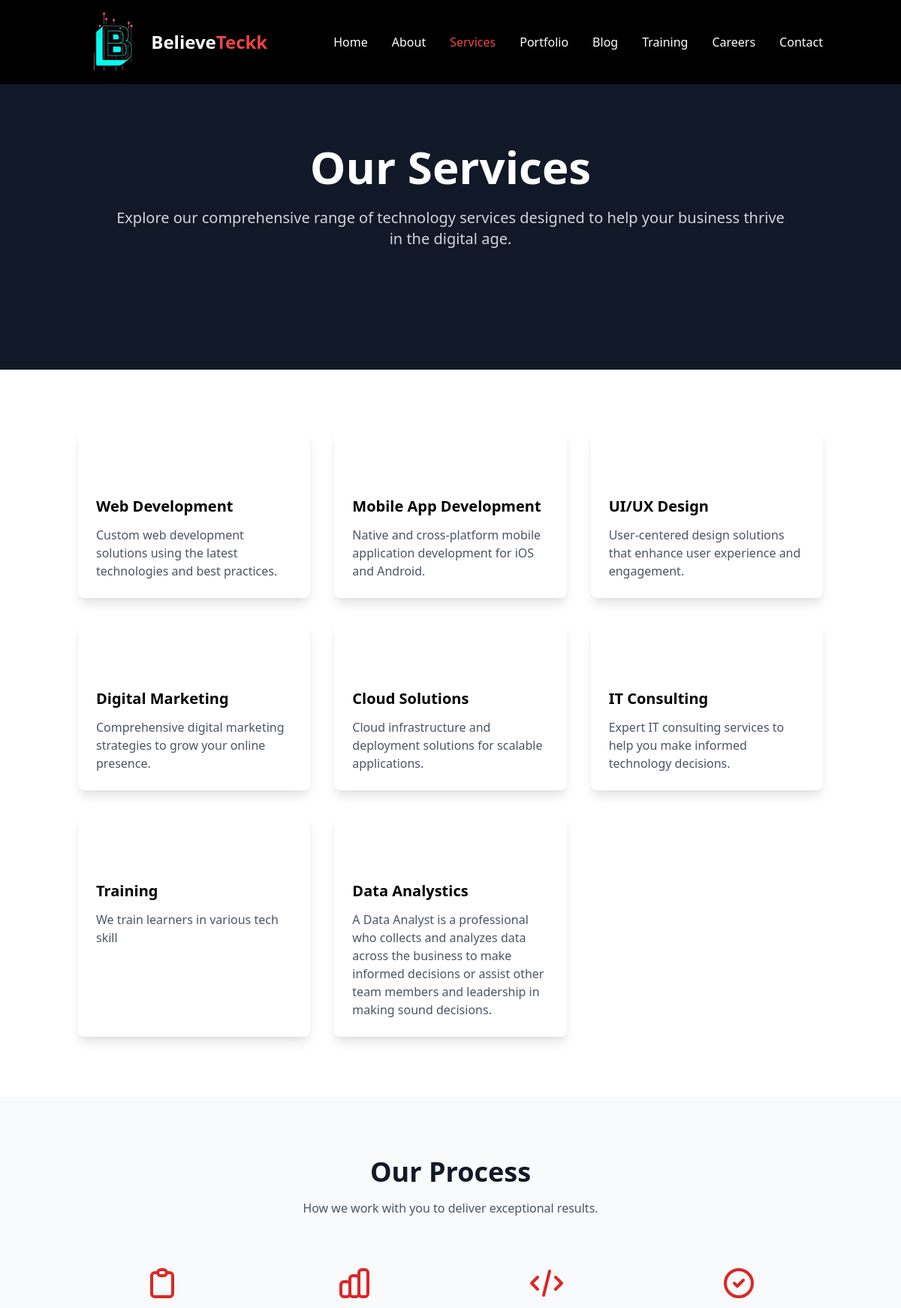
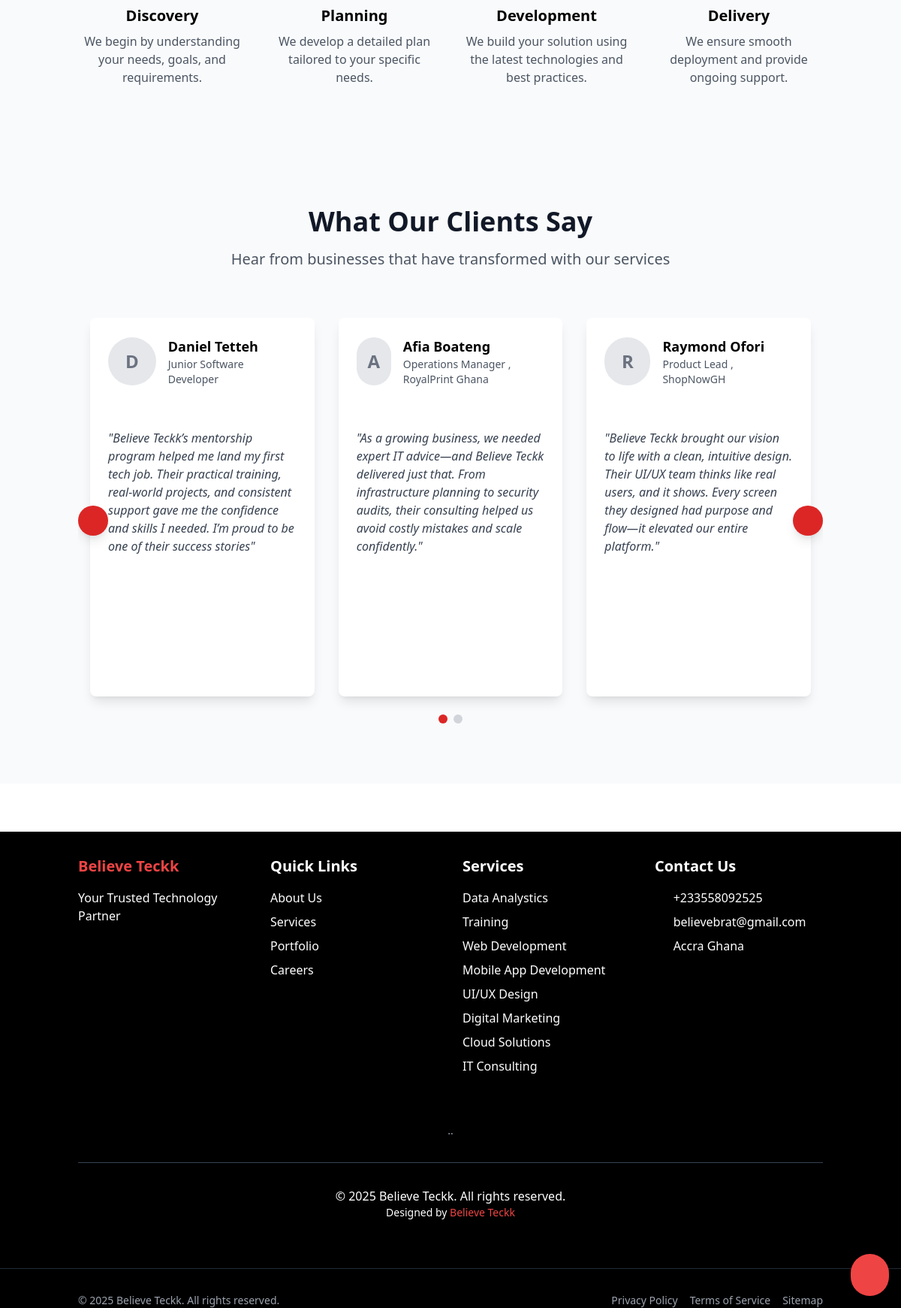
/services.php, run on the app's committed database (2 pictures, top to bottom).
### tables this page shows
CREATE TABLE `page_contents` (
  `id` int(11) NOT NULL,
  `page_slug` varchar(100) NOT NULL,
  `title` varchar(255) NOT NULL,
  `content` text DEFAULT NULL,
  `mission` text DEFAULT NULL,
  `vision` text DEFAULT NULL,
  `values` text DEFAULT NULL,
  `founder_name` varchar(100) DEFAULT NULL,
  `founder_position` varchar(100) DEFAULT NULL,
  `founder_image` varchar(255) DEFAULT NULL,
  `founder_content` text DEFAULT NULL,
  `meta_description` text DEFAULT NULL,
  `meta_keywords` text DEFAULT NULL,
  `is_active` tinyint(1) DEFAULT 1,
  `created_at` timestamp NOT NULL DEFAULT current_timestamp(),
  `updated_at` timestamp NOT NULL DEFAULT current_timestamp() ON UPDATE current_timestamp()
);

CREATE TABLE `services` (
  `id` int(11) NOT NULL,
  `title` varchar(255) NOT NULL,
  `slug` varchar(255) NOT NULL,
  `description` text DEFAULT NULL,
  `icon` varchar(50) DEFAULT NULL,
  `is_active` tinyint(1) DEFAULT 1,
  `created_at` timestamp NOT NULL DEFAULT current_timestamp(),
  `updated_at` timestamp NOT NULL DEFAULT current_timestamp() ON UPDATE current_timestamp()
);

CREATE TABLE `testimonials` (
  `id` int(11) NOT NULL,
  `client_name` varchar(100) NOT NULL,
  `client_position` varchar(100) DEFAULT NULL,
  `company_name` varchar(100) DEFAULT NULL,
  `testimonial` text NOT NULL,
  `rating` int(11) DEFAULT NULL CHECK (`rating` >= 1 and `rating` <= 5),
  `image_url` varchar(255) DEFAULT NULL,
  `status` enum('pending','approved','rejected') DEFAULT 'pending',
  `created_at` timestamp NOT NULL DEFAULT current_timestamp(),
  `updated_at` timestamp NOT NULL DEFAULT current_timestamp() ON UPDATE current_timestamp()
);

### services.php (the view, shortened to what the rows shown need)
<?php
require_once 'includes/header.php';
$db = getDBConnection();
$stmt = $db->prepare("SELECT * FROM page_contents WHERE page_slug = 'services' AND is_active = 1");
$stmt->execute();
$page = $stmt->fetch(PDO::FETCH_ASSOC);
$services = $db->query("SELECT * FROM services WHERE is_active = 1 ORDER BY id")->fetchAll(PDO::FETCH_ASSOC);
?>
<section class="relative bg-gray-900 text-white py-32">
    <div class="container mx-auto px-4 relative">
        <div class="max-w-4xl mx-auto text-center">
            <h1 class="text-5xl md:text-6xl font-bold mb-6"><?php echo htmlspecialchars($page['title'] ?? 'Our Services'); ?></h1>
            <p class="text-xl text-gray-300 mb-8"><?php echo nl2br(htmlspecialchars($page['content'] ?? 'Explore our comprehensive range of technology services designed to help your business thrive in the digital age.')); ?></p>
        </div>
    </div>
</section>
<section class="py-20 bg-white">
    <div class="container mx-auto px-4">
        <div class="grid grid-cols-1 md:grid-cols-2 lg:grid-cols-3 gap-8">
            <?php foreach ($services as $service): ?>
            <div class="bg-white rounded-lg shadow-lg p-6 hover:shadow-xl transition duration-300">
                <div class="text-red-600 mb-4">
                    <i class="<?php echo htmlspecialchars($service['icon']); ?> fa-3x"></i>
                </div>
                <h3 class="text-xl font-semibold mb-3"><?php echo htmlspecialchars($service['title']); ?></h3>
                <p class="text-gray-600"><?php echo nl2br(htmlspecialchars($service['description'])); ?></p>
            </div>
            <?php endforeach; ?>
        </div>
    </div>
</section>
<section class="py-20 bg-gray-50">
    <div class="container mx-auto px-4">
        <div class="text-center mb-16">
            <h2 class="text-3xl md:text-4xl font-bold text-gray-900 mb-4">Our Process</h2>
        </div>
    </div>
</section>
<section class="py-20 bg-gray-50">
    <div class="container mx-auto px-4">
        <div class="text-center mb-16 animate__animated animate__slideInDown">
            <h2 class="text-4xl font-bold text-gray-900 mb-4">What Our Clients Say</h2>
        </div>
        <div class="testimonial-slider relative overflow-hidden">
            <div class="testimonial-track flex transition-transform duration-500 ease-in-out">
                <?php
                try {
                    $testimonialsStmt = $db->query("SELECT * FROM testimonials WHERE status = 'approved' ORDER BY created_at DESC LIMIT 9");
                    if ($testimonialsStmt !== false) {
                        $testimonials = $testimonialsStmt->fetchAll(PDO::FETCH_ASSOC);
                        foreach ($testimonials as $testimonial): ?>
                            <div class="testimonial-slide flex-shrink-0 w-full md:w-1/2 lg:w-1/3 px-4">
                                <div class="bg-white rounded-lg shadow-lg p-4 sm:p-6 h-full hover:shadow-xl transition duration-300">
                                    <div class="flex flex-col sm:flex-row items-center mb-4">
                                        <?php if (!empty($testimonial['image_url'])): ?>
                                            <img src="<?php echo htmlspecialchars($testimonial['image_url']); ?>" alt="<?php echo htmlspecialchars($testimonial['client_name']); ?>" class="w-16 h-16 rounded-full object-cover mb-3 sm:mb-0 sm:mr-4">
                                        <?php else: ?>
                                            <div class="w-16 h-16 rounded-full bg-gray-200 flex items-center justify-center mb-3 sm:mb-0 sm:mr-4">
                                                <span class="text-2xl font-bold text-gray-500"><?php echo substr(htmlspecialchars($testimonial['client_name']), 0, 1); ?></span>
                                            </div>
                                        <?php endif; ?>
                                        <div class="text-center sm:text-left">
                                            <h3 class="text-lg font-semibold"><?php echo htmlspecialchars($testimonial['client_name']); ?></h3>
                                            <p class="text-gray-600 text-sm">
                                                <?php if (!empty($testimonial['client_position'])): ?>
                                                    <?php echo htmlspecialchars($testimonial['client_position']); ?>
                                                <?php endif; ?>
                                                <?php if (!empty($testimonial['company_name'])): ?>
                                                    <?php echo !empty($testimonial['client_position']) ? ', ' : ''; ?>
                                                    <?php echo htmlspecialchars($testimonial['company_name']); ?>
                                                <?php endif; ?>
                                            </p>
                                        </div>
                                    </div>
                                    <div class="mb-4 text-yellow-400 text-center sm:text-left">
                                        <?php for ($i = 1; $i <= 5; $i++): ?>
                                            <?php if ($i <= $testimonial['rating']): ?>
                                                <i class="fas fa-star"></i>
                                            <?php else: ?>
                                                <i class="far fa-star"></i>
                                            <?php endif; ?>
                                        <?php endfor; ?>
                                    </div>
                                    <p class="text-gray-700 italic text-sm sm:text-base">"<?php echo htmlspecialchars($testimonial['testimonial']); ?>"</p>
                                </div>
                            </div>
                        <?php endforeach;
                    }
                } catch (Exception $e) {
                    error_log("Error fetching testimonials: " . $e->getMessage());
                }
                ?>
            </div>
        </div>
    </div>
</section>
<?php require_once 'includes/footer.php'; ?>

### includes/footer.php (shortened to what the rows shown need)
<?php
require_once(__DIR__ . '/../config/config.php');
require_once(__DIR__ . '/../classes/Admin.php');
$db = Database::getInstance();
$admin = new Admin($db);
?>
    </main>
    <footer class="bg-black text-white mt-16">
        <div class="container mx-auto px-4 py-8">
            <div class="grid grid-cols-1 md:grid-cols-4 gap-8">
                <div>
                    <ul class="space-y-2">
                        <?php
                        $services = $admin->getServices();
                        foreach ($services as $service): ?>
                            <li><a href="services.php#<?php echo htmlspecialchars($service['id']); ?>" class="hover:text-red-500 transition duration-300"><?php echo htmlspecialchars($service['title']); ?></a></li>
                        <?php endforeach; ?>
                    </ul>
                </div>
            </div>
        </div>
    </footer>
</body>
</html>

### data on the page
page_contents: title "Our Services", content "Explore our comprehensive range of technology services designed to help your business thrive in the digital age."
services: title "Web Development", description "Custom web development solutions using the latest technologies and best practices."
services: title "Mobile App Development", description "Native and cross-platform mobile application development for iOS and Android."
services: title "UI/UX Design", description "User-centered design solutions that enhance user experience and engagement."
services: title "Digital Marketing", description "Comprehensive digital marketing strategies to grow your online presence."
services: title "Cloud Solutions", description "Cloud infrastructure and deployment solutions for scalable applications."
services: title "IT Consulting", description "Expert IT consulting services to help you make informed technology decisions."
services: title "Training", description "We train learners in various tech skill"
services: title "Data Analystics", description "A Data Analyst is a professional who collects and analyzes data across the business to make informed decisions or assist other team members and leadership in making sound decisions."
testimonials: client_name "D", client_name "Daniel Tetteh", client_position "Junior Software Developer", rating 5 (drawn), testimonial "Believe Teckk’s mentorship program helped me land my first tech job. Their practical training, real-world projects, and consistent support gave me the confidence and skills I needed. I’m proud to be one of their success stories"
testimonials: client_name "A", client_name "Afia Boateng", client_position "Operations Manager", company_name "RoyalPrint Ghana", rating 5 (drawn), testimonial "As a growing business, we needed expert IT advice—and Believe Teckk delivered just that. From infrastructure planning to security audits, their consulting helped us avoid costly mistakes and scale confidently."
testimonials: client_name "R", client_name "Raymond Ofori", client_position "Product Lead", company_name "ShopNowGH", rating 4 (drawn), testimonial "Believe Teckk brought our vision to life with a clean, intuitive design. Their UI/UX team thinks like real users, and it shows. Every screen they designed had purpose and flow—it elevated our entire platform."

### other printed values
$label "Home"
$label "About"
$label "Services"
$label "Portfolio"
$label "Blog"
$label "Training"
$label "Careers"
$label "Contact"
$settings['site_name'] "Believe Teckk"
$settings['site_description'] "Your Trusted Technology Partner"
$settings['contact_phone'] "+233558092525"
$settings['contact_email'] "believebrat@gmail.com"
$settings['contact_address'] "Accra Ghana"
